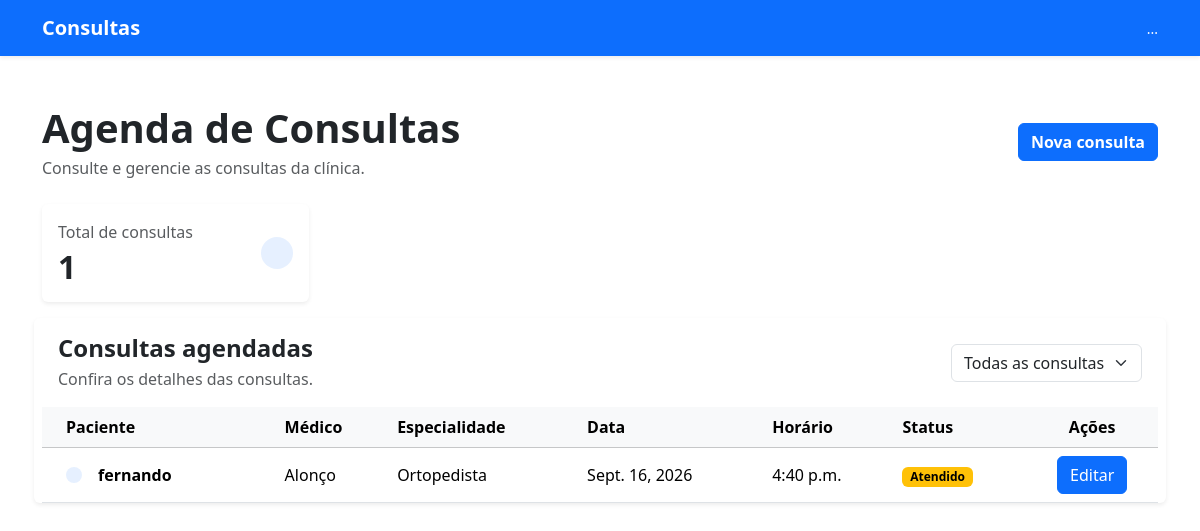
Before: / with the older database file.
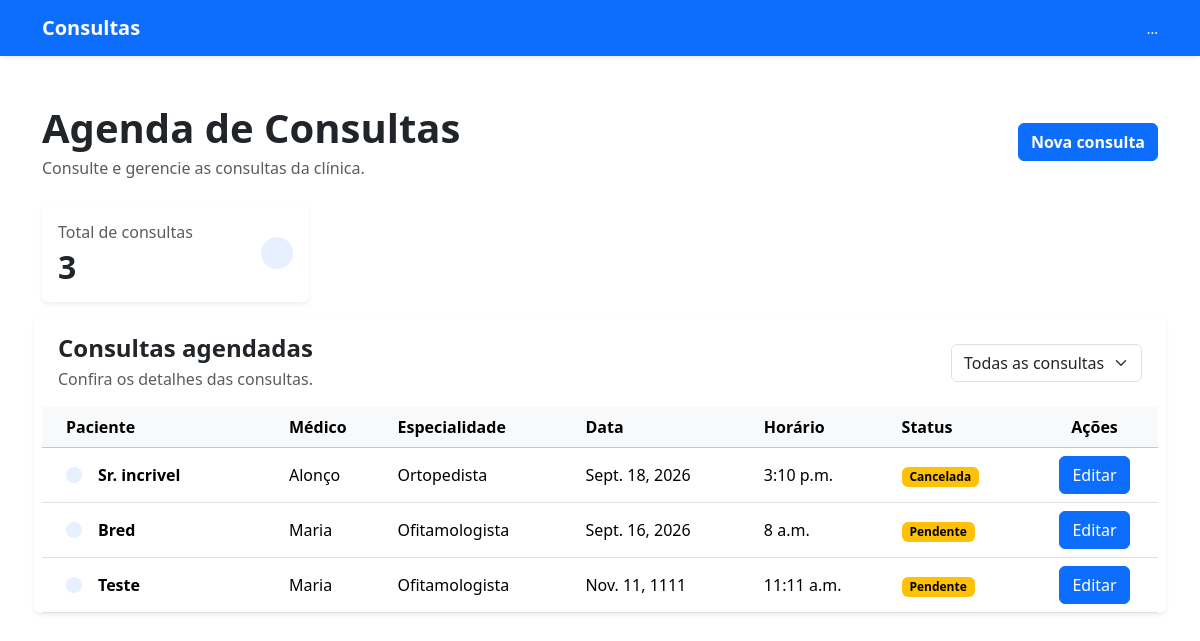
After: the same page with the newer database file.
### consultas/models.py (models this page shows, shortened)
class Consulta(models.Model):
    paciente = models.CharField(max_length=100)
    medico = models.CharField(max_length=100)
    especialidade = models.CharField(max_length=100)
    data = models.DateField()
    horario = models.TimeField()
    status = models.CharField(max_length=20)

### consultas/views.py (the view)
# urls.py: path('', views.home_consultas, name='home_consulta'),
def home_consultas(request):
    quantidade_consultas = Consulta.objects.count()
    consultas = Consulta.objects.all()
    return render(request, 'pages/home_consultas.html', {'quantidade_consultas': quantidade_consultas, 'consultas': consultas})

### consultas/templates/pages/home_consultas.html (shortened to what this page needs)
{% extends 'pages/base.html' %}
{% load static %}
{% block content %}
<main class="container py-5">
    <div class="d-flex flex-column flex-md-row justify-content-between align-items-md-center mb-4">
        <div>
            <h1 class="fw-bold mb-1">Agenda de Consultas</h1>
            <p class="text-muted mb-0">
                Consulte e gerencie as consultas da clínica.
            </p>
        </div>
        <a href="{% url 'cadastrar' %}" class="btn btn-primary mt-3 mt-md-0 fw-bold">
            Nova consulta
        </a>
    </div>
    <div class="row g-3 mb-4">
        <div class="col-12 col-sm-6 col-lg-3">
            <div class="card border-0 shadow-sm h-100">
                <div class="card-body">
                    <div class="d-flex justify-content-between align-items-center">
                        <div>
                            <p class="text-muted mb-1">
                                Total de consultas
                            </p>
                            <h2 class="fw-bold mb-0">
                                {{ quantidade_consultas }}
                            </h2>
                        </div>
                        <div class="bg-primary bg-opacity-10 rounded-circle p-3">
                        </div>
                    </div>
                </div>
            </div>
        </div>
    <div class="card border-0 shadow-sm">
        <div class="card-header bg-white border-0 py-3">
            <div class="d-flex flex-column flex-md-row justify-content-between align-items-md-center">
                <div>
                    <h4 class="fw-bold mb-1">
                        Consultas agendadas
                    </h4>
                    <p class="text-muted mb-0">
                        Confira os detalhes das consultas.
                    </p>
                </div>
                <div class="mt-3 mt-md-0">
                    <select class="form-select">
                        <option selected>Todas as consultas</option>
                    </select>
                </div>
            </div>
        </div>
        <div class="card-body p-0">
            <div class="table-responsive">
                <table class="table table-hover align-middle mb-0">
                    <thead class="table-light">
                        <tr>
                            <th class="px-4">Paciente</th>
                            <th>Médico</th>
                            <th>Especialidade</th>
                            <th>Data</th>
                            <th>Horário</th>
                            <th>Status</th>
                            <th class="text-center">Ações</th>
                        </tr>
                    </thead>
                    <tbody>
                        {% for consulta in consultas %}
                            <tr>
                                <td class="px-4">
                                    <div class="d-flex align-items-center">
                                        <div class="bg-primary bg-opacity-10 rounded-circle p-2 me-3">
                                        </div>
                                        <div>
                                            <strong>{{ consulta.paciente }}</strong>
                                        </div>
                                    </div>
                                </td>
                                <td>
                                    {{ consulta.medico }}
                                </td>
                                <td>
                                    {{ consulta.especialidade }}
                                </td>
                                <td>
                                    {{ consulta.data }}
                                </td>
                                <td>
                                    {{ consulta.horario }}
                                </td>
                                <td>
                                    <span class="badge text-bg-warning">
                                        {{ consulta.status }}
                                    </span>
                                </td>
                                <td class="text-center">
                                   <a href="{% url 'editar' consulta.id %}" class="btn btn-primary">Editar</a>
                                </td>
                            </tr>
                        {% endfor %}
                    </tbody>
                </table>
            </div>
        </div>
    </div>
</main>
{% endblock %}

### consultas/templates/pages/base.html (shortened to what this page needs)
<!DOCTYPE html>
<html lang="pt-br">
{% load static %}
<head>
    <link rel="stylesheet" href="{% static 'css/style.css' %}">
    <link href="https://cdn.jsdelivr.net/npm/bootstrap@5.3.8/dist/css/bootstrap.min.css" rel="stylesheet">
</head>
<body>
    <nav class="navbar navbar-dark bg-primary shadow-sm">
        <div class="container">
            <a class="navbar-brand fw-bold" href="{% url 'home_consulta' %}"> Consultas </a>
            <span class="text-white small">...</span>
        </div>
    </nav>
    {% block content %}{% endblock %}
</body>
</html>

Changed rows visible on the page:
changed Consulta "Alonço": paciente "fernando" → "Sr. incrivel"; data "Sept. 16, 2026" → "Sept. 18, 2026"; horario "4:40 p.m." → "3:10 p.m."; status "Atendido" → "Cancelada"
added Consulta: paciente "Bred", medico "Maria", especialidade "Ofitamologista", data "Sept. 16, 2026", horario "8 a.m.", status "Pendente"
added Consulta: paciente "Teste", medico "Maria", especialidade "Ofitamologista", data "Nov. 11, 1111", horario "11:11 a.m.", status "Pendente"
Other visible differences:
{{ quantidade_consultas }}: "1" → "3"
